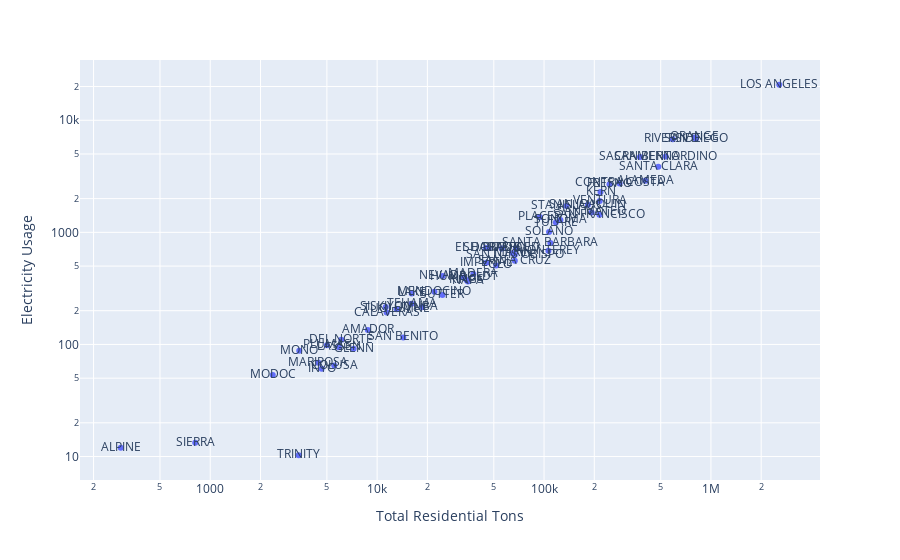

Source (notebook cell):
### Code cell
fig = px.scatter(waste_electricity_df, x="Total Residential Tons", y="Electricity Usage", 
                 text="County", log_x=True, log_y=True)
fig.update_layout(uniformtext_minsize=8, uniformtext_mode='hide')
fig.show()

### Figure 1 — Plotly figure (JSON) as saved in the notebook; plotly's stock layout.template omitted (floating-point values rounded to 4 significant figures)
{"data": [{"hovertemplate": "Total Residential Tons=%{x}<br>Electricity Usage=%{y}<br>County=%{text}<extra></extra>", "legendgroup": "", "marker": {"color": "#636efa", "symbol": "circle"}, "mode": "markers+text", "name": "", "orientation": "v", "showlegend": false, "text": ["ALAMEDA", "ALPINE", "AMADOR", "BUTTE", "CALAVERAS", "COLUSA", "CONTRA COSTA", "DEL NORTE", "EL DORADO", "FRESNO", "GLENN", "HUMBOLDT", "IMPERIAL", "INYO", "KERN", "KINGS", "LAKE", "LASSEN", "LOS ANGELES", "MADERA", "MARIN", "MARIPOSA", "MENDOCINO", "MERCED", "MODOC", "MONO", "MONTEREY", "NAPA", "NEVADA", "ORANGE", "PLACER", "PLUMAS", "RIVERSIDE", "SACRAMENTO", "SAN BENITO", "SAN BERNARDINO", "SAN DIEGO", "SAN FRANCISCO", "SAN JOAQUIN", "SAN LUIS OBISPO", "SAN MATEO", "SANTA BARBARA", "SANTA CLARA", "SANTA CRUZ", "SHASTA", "SIERRA", "SISKIYOU", "SOLANO", "SONOMA", "STANISLAUS", "SUTTER", "TEHAMA", "TRINITY", "TULARE", "TUOLUMNE", "VENTURA", "YOLO", "YUBA"], "type": "scatter", "x": [405147, 291, 8799, 55883, 11400, 5532, 283772, 6106, 46432, 246630, 7232, 33039, 45159, 4648, 217883, 34263, 16105, 5904, 2565550, 37707, 64859, 4448, 22032, 67789, 2369, 3416, 106232, 34961, 24706, 798973, 94361, 5000, 590028, 375574, 14341, 536080, 811199, 214592, 183159, 66835, 193000, 109099, 483851, 66826, 44812, 813, 11265, 107166, 125350, 136114, 24617, 16080, 3388, 117688, 13092, 215568, 51697, 18632], "xaxis": "x", "y": [2891.0, 11.97, 134.7, 718.9, 192.5, 64.72, 2731.0, 110.1, 721.1, 2692.0, 91.39, 395.9, 536.1, 60.79, 2295.0, 376.3, 285.3, 94.37, 20740.0, 424.6, 652.5, 68.52, 295.2, 718.5, 53.52, 87.69, 684.3, 364.7, 407.1, 7033.0, 1371.0, 98.12, 6763.0, 4708.0, 115.5, 4750.0, 6856.0, 1436.0, 1763.0, 629.9, 1505.0, 804.1, 3844.0, 558.8, 724.1, 13.28, 215.4, 1008.0, 1287.0, 1717.0, 276.6, 231.0, 10.27, 1221.0, 206.3, 1905.0, 507.2, 214.3], "yaxis": "y"}], "layout": {"legend": {"tracegroupgap": 0}, "margin": {"t": 60}, "uniformtext": {"minsize": 8, "mode": "hide"}, "xaxis": {"anchor": "y", "domain": [0, 1], "title": {"text": "Total Residential Tons"}, "type": "log"}, "yaxis": {"anchor": "x", "domain": [0, 1], "title": {"text": "Electricity Usage"}, "type": "log"}}}
